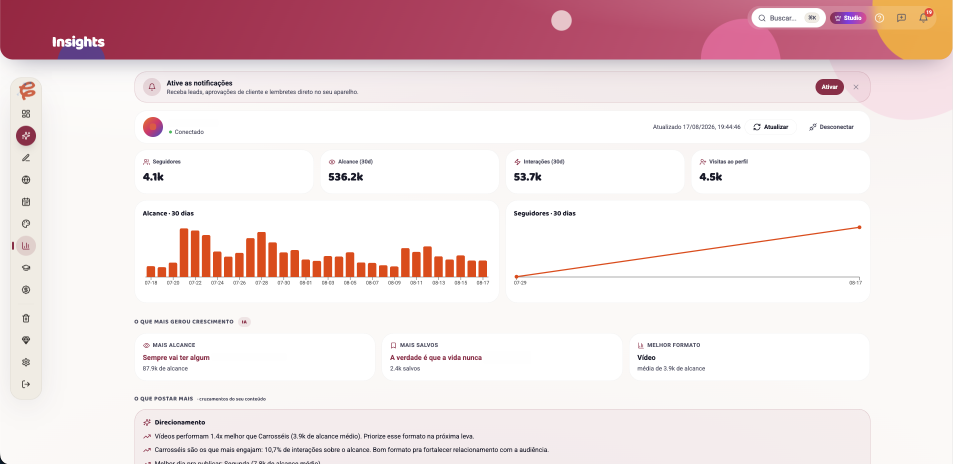
#> input picture CRIA/lp-cria/prints/_insights-1.png, 1906 x 928 px (shown at 1/2 size)
$ python _insights.py
#> lines starting #> are read from the running program, lines starting #| are printed output that depends on the picture
#!/usr/bin/env python3
"""
Liga os prints de Insights na LP.

Por que existe: `prints/insights.webp` era um screenshot da PRÓPRIA landing page
(menu, headline "Numa aba só", botão Testar grátis) e estava no ar em
Funcionalidades legendado como se fosse a tela de Insights. Tirei do ar e deixei
um bloco de texto honesto no lugar. Este script repõe o card com o print de
verdade assim que os dois arquivos existirem.

COMO USAR
  1. Salve os dois prints nesta pasta (prints/), com estes nomes exatos:
       _insights-1.png   -> a tela de Insights (cabeçalho, seguidores/alcance/
                            interações/visitas, os dois gráficos)
       _insights-2.png   -> o bloco "O que postar mais" (Direcionamento +
                            alcance médio por formato, por dia e por período)
  2. Rode, da pasta lp-cria:
       python3 prints/_insights.py
  3. Confira em prints/card/ e suba:
       npx vercel --prod

O que ele faz: converte os PNG em webp na largura padrão dos outros prints,
gera o recorte de card (a versão que aparece pequena, pra o texto do app ficar
legível) e devolve o card de imagem ao funcionalidades.html, com o print inteiro
no clique de ampliar.
"""

import io
import os
import sys

try:
    from PIL import Image
except ImportError:
    # O Python do macOS vem sem a Pillow e, desde o Sonoma, o pip recusa instalar
    # sem --break-system-packages. Instala sozinho em vez de mandar o erro seco.
    import subprocess
    print("Instalando a Pillow (uma vez só)...")
    subprocess.run(
        [sys.executable, "-m", "pip", "install", "--quiet", "--break-system-packages", "--user", "Pillow"],
        check=False,
    )
    try:
        from PIL import Image
    except ImportError:
        sys.exit("Não consegui instalar sozinho. Rode:\n  pip3 install --break-system-packages Pillow")

AQUI = os.path.dirname(os.path.abspath(__file__))
LP = os.path.dirname(AQUI)
LARGURA = 2200          # mesma dos outros prints da LP
QUALIDADE = 90

# (arquivo de origem, nome final, fração do recorte, âncora x, âncora y)
# A fração é igual nos dois eixos: a proporção não muda, então o layout do card
# continua idêntico. A âncora funciona igual ao object-position (0 = topo/esq).
TAREFAS = [
    ("_insights-1.png", "insights",         0.62, 0.00, 0.74),  # números + gráficos
    ("_insights-2.png", "insights-postar",  0.66, 0.00, 0.00),  # direcionamento + barras
]


def preparar():
    feitos = []
    for origem, nome, frac, ax, ay in TAREFAS:
        src = os.path.join(AQUI, origem)
        if not os.path.exists(src):
            print(f"  faltando: prints/{origem}")
            continue

        im = Image.open(src).convert("RGB")
        if im.size[0] != LARGURA:
            im = im.resize((LARGURA, LARGURA * im.size[1] // im.size[0]), Image.LANCZOS)
#> im: PIL image 2200x1071 RGB

        cheio = os.path.join(AQUI, f"{nome}.webp")
        im.save(cheio, "WEBP", quality=QUALIDADE, method=6)

        w, h = im.size
#> w = 2200; h = 1071
        cw, ch = int(w * frac), int(h * frac)
#> cw = 1364; ch = 664
        x0, y0 = int((w - cw) * ax), int((h - ch) * ay)
#> x0 = 0; y0 = 301
        os.makedirs(os.path.join(AQUI, "card"), exist_ok=True)
        im.crop((x0, y0, x0 + cw, y0 + ch)).save(
            os.path.join(AQUI, "card", f"{nome}.webp"), "WEBP", quality=94, method=6
        )
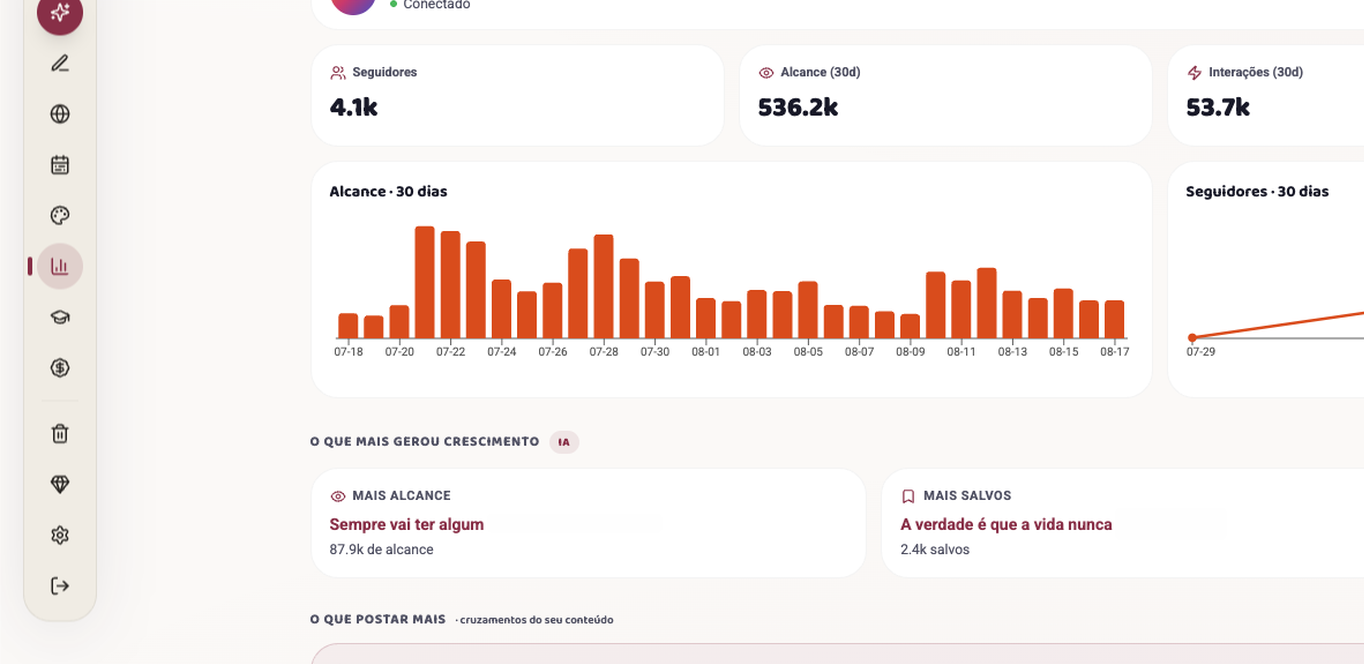
#> saved as insights.webp: PIL image 1364x664 RGB; mean R, G, B 247.4, 240.4, 237.9
        print(f"  ok: prints/{nome}.webp ({w}x{h}) + prints/card/{nome}.webp ({cw}x{ch})")
#|   ok: prints/insights.webp (2200x1071) + prints/card/insights.webp (1364x664)
        feitos.append(nome)
#> pass 2 of the loop in preparar, `for origem, nome, frac, ax, ay in TAREFAS:`:
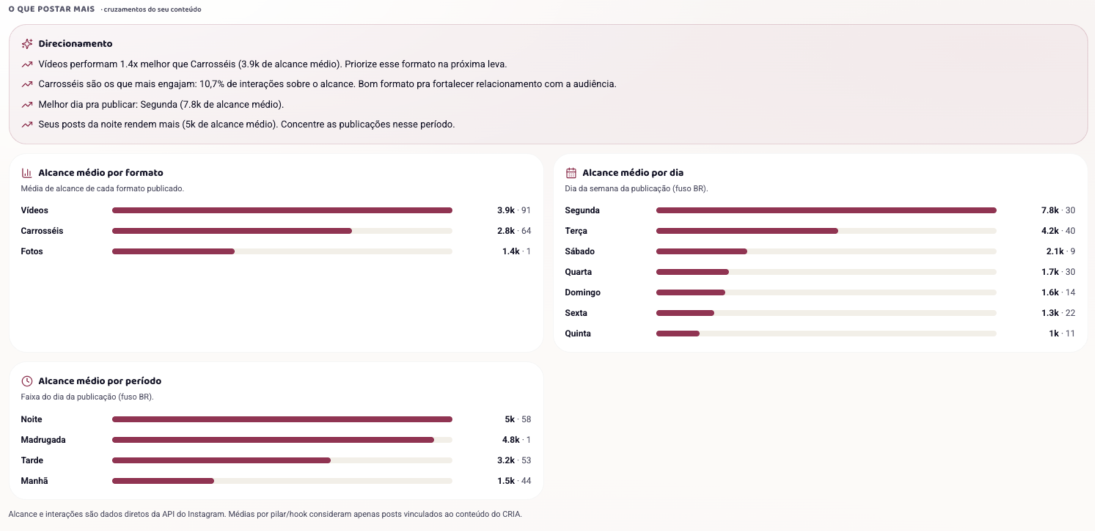
#> input picture CRIA/lp-cria/prints/_insights-2.png, 2190 x 1062 px (shown at 1/2 size)
#> in preparar, `im.crop((x0, y0, x0 + cw, y0 + ch)).save( os.path.join(AQUI, "card", f..`:
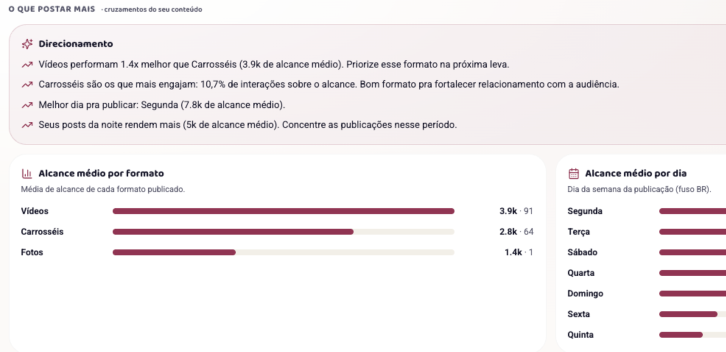
#> saved as insights-postar.webp: PIL image 1452x703 RGB (shown at 1/2 size); mean R, G, B 242.8, 238.2, 239.7
#|   ok: prints/insights-postar.webp (2200x1066) + prints/card/insights-postar.webp (1452x703)
    return feitos


def religar_o_card():
    p = os.path.join(LP, "funcionalidades.html")
#> (the run stopped early here; a loop or call above may not have finished)
